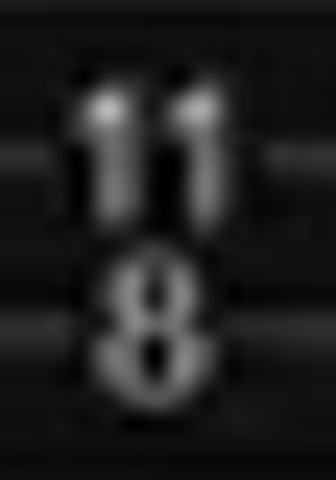
#> input picture _scratch/zoom/f20_118.png, 336 x 480 px
$ python blobs2.py f20_118.png out
#> lines starting #> are read from the running program, lines starting #| are printed output that depends on the picture
import sys, os, site
sys.path.append(site.getusersitepackages())
from PIL import Image
import numpy as np

src = sys.argv[1]
outdir = sys.argv[2] if len(sys.argv) > 2 else None
frame = os.path.basename(src).split('.')[0]

im = Image.open(src).convert('L')
a = np.asarray(im).astype(int)
H, W = a.shape
#> H = 480; W = 336

# ---- staff lines ----
counts = ((a > 42) & (a < 215)).sum(axis=1)
#> counts = 480 values, max 206 at index 334, min 0 at index 0, mean 68.6
peaks = []
for y in range(55, 155):
    if counts[y] > 300:
        y0 = y
        while y < 155 and counts[y] > 150:
            y += 1
        peaks.append(((y0 + y - 1) / 2, max(counts[y0:y])))
#> after the loop, peaks = []
staff = [p[0] for p in peaks]
#> staff = []
print('STAFF_CANDIDATES', [(round(p[0], 1), p[1]) for p in peaks])
#| STAFF_CANDIDATES []

# ---- cursor (color) ----
imc = np.asarray(Image.open(src).convert('RGB')).astype(int)
warm = ((imc[:, :, 0] > imc[:, :, 2] + 6) & ((imc.sum(axis=2) / 3) > 35)).sum(axis=0)
#> warm = 336 values from 0 to 0
cand = [x for x in range(W) if warm[x] >= 25]
#> cand = []
print('CURSOR_COLS', cand)
#| CURSOR_COLS []

# ---- digit edges ----
gx = np.zeros_like(a); gy = np.zeros_like(a)
gx[:, 1:-1] = np.abs(a[:, 2:] - a[:, :-2])
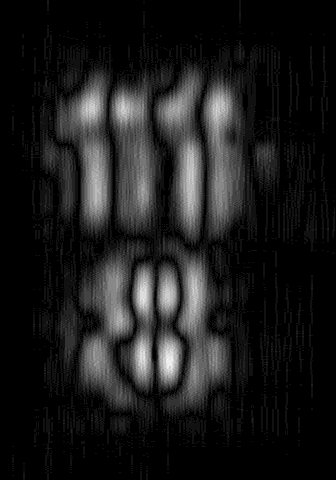
#> gx: shape (480, 336) int64; min 0, max 15, mean 1.59; drawn with min black and max white
gy[1:-1, :] = np.abs(a[2:, :] - a[:-2, :])
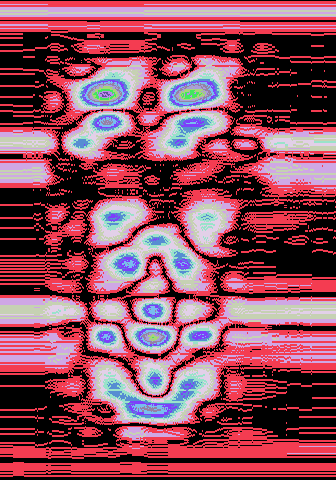
#> gy: shape (480, 336) int64; 15 distinct labels, from 0 to 14; one colour per label, 0 black
grad = np.maximum(gx, gy)
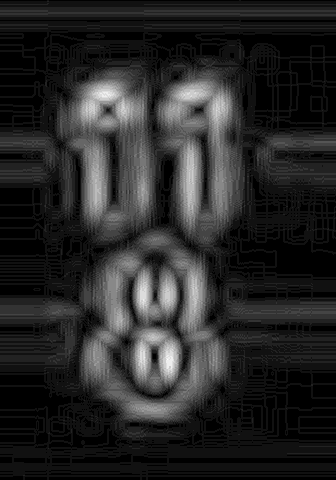
#> grad: shape (480, 336) int64; min 0, max 15, mean 2.31; drawn with min black and max white
mask = grad > 22
#> mask: shape (480, 336) bool; every value is 0
mask[:58, :] = False
mask[152:, :] = False

# dilate 2x to connect strokes
for _ in range(2):
    d = mask.copy()
    d[1:, :] |= mask[:-1, :]
    d[:-1, :] |= mask[1:, :]
    d[:, 1:] |= mask[:, :-1]
    d[:, :-1] |= mask[:, 1:]
    mask = d

lab = np.zeros((H, W), dtype=int)
comps = []
cur = 0
for yy in range(58, 152):
    for xx in range(W):
        if mask[yy, xx] and lab[yy, xx] == 0:
            cur += 1
            stack = [(yy, xx)]
            lab[yy, xx] = cur
            x0 = x1 = xx; y0 = y1 = yy; n = 0
            while stack:
                cy, cx = stack.pop()
                n += 1
                x0 = min(x0, cx); x1 = max(x1, cx); y0 = min(y0, cy); y1 = max(y1, cy)
                for dy, dx in ((1, 0), (-1, 0), (0, 1), (0, -1)):
                    ny, nx = cy + dy, cx + dx
                    if 58 <= ny < 152 and 0 <= nx < W and mask[ny, nx] and lab[ny, nx] == 0:
                        lab[ny, nx] = cur
                        stack.append((ny, nx))
            w = x1 - x0 + 1; h = y1 - y0 + 1
            if n >= 18 and w >= 3 and h >= 4 and not (h > 45 and w < 12):
                comps.append(dict(x0=x0, x1=x1, y0=y0, y1=y1, n=n))
comps.sort(key=lambda c: c['x0'])

# assign strings by y center of the *bright core*: use y center of comp
def nearest(yc):
    if not staff: return None
    dists = [abs(yc - s) for s in staff]
    i = dists.index(min(dists))
    return i + 1, staff[i], min(dists)

print('BLOBS:')
for c in comps:
    yc = (c['y0'] + c['y1']) / 2
    s = nearest(yc)
    c['yc'] = yc
    c['string'] = s[0] if s else None
    print(f"  x {c['x0']:4d}-{c['x1']:4d}  y {c['y0']:3d}-{c['y1']:3d}  yc {yc:5.1f}  string~{c['string']}  d={s[2]:.1f}" if s else str(c))

# group into events (x gap <= 10)
events = []
for c in comps:
    if events and c['x0'] - events[-1]['x1'] <= 10:
        ev = events[-1]
        ev['x1'] = max(ev['x1'], c['x1'])
        ev['blobs'].append(c)
    else:
        events.append(dict(x0=c['x0'], x1=c['x1'], blobs=[c]))
print('EVENTS:')
for i, ev in enumerate(events):
    x = (ev['x0'] + ev['x1']) / 2
    notes = [(b['string'], (b['y0'] + b['y1']) / 2) for b in ev['blobs']]
    print(f"  x~{x:.0f}  blobs: {notes}")

# zoom crops per event
if outdir:
    os.makedirs(outdir, exist_ok=True)
    for i, ev in enumerate(events):
        cx0 = max(0, ev['x0'] - 12); cx1 = min(W, ev['x1'] + 12)
        cy0, cy1 = 58, 152
        crop = Image.open(src).convert('RGB').crop((cx0, cy0, cx1, cy1))
        w, h = crop.size
        scale = max(1, min(12, 1100 // max(w, 1)))
        crop = crop.resize((w * scale, h * scale), Image.LANCZOS)
        out = os.path.join(outdir, f'{frame}_ev{i:02d}_x{int((ev["x0"]+ev["x1"])//2)}.png')
        crop.save(out)
    print('CROPS_SAVED', outdir)

$ run again, on _scratch/zoom/f28_b.png
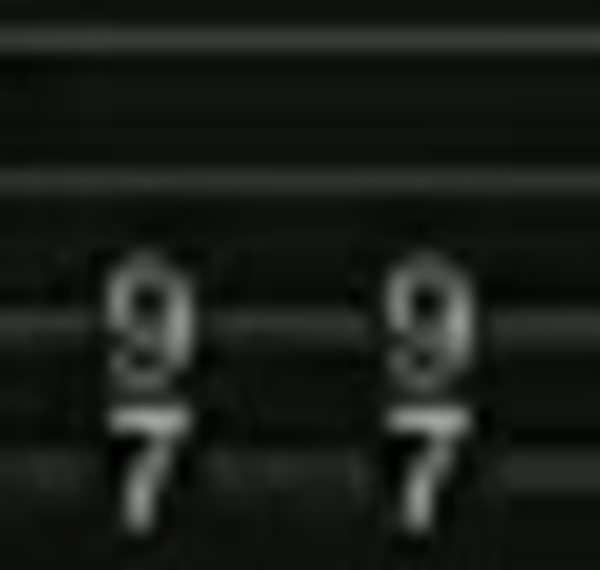
#> input picture _scratch/zoom/f28_b.png, 600 x 570 px
#> counts = 570 values, max 600 at index 30, min 0 at index 0, mean 102.3
#> after the loop `for y in range(55, 155):`: peaks = []
#| STAFF_CANDIDATES []
#> warm = 600 values from 0 to 0
#> cand = []
#| CURSOR_COLS []
#> `gy[1:-1, :] = np.abs(a[2:, :] - a[:-2, :])`:
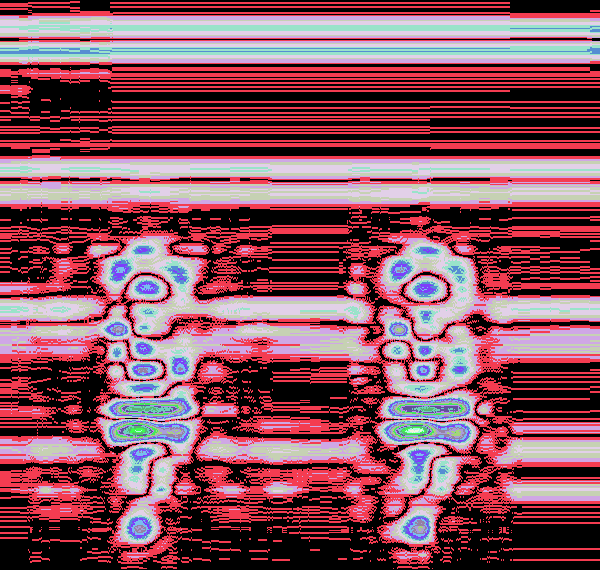
#> gy: shape (570, 600) int64; 20 distinct labels, from 0 to 19; one colour per label, 0 black
#> `grad = np.maximum(gx, gy)`:
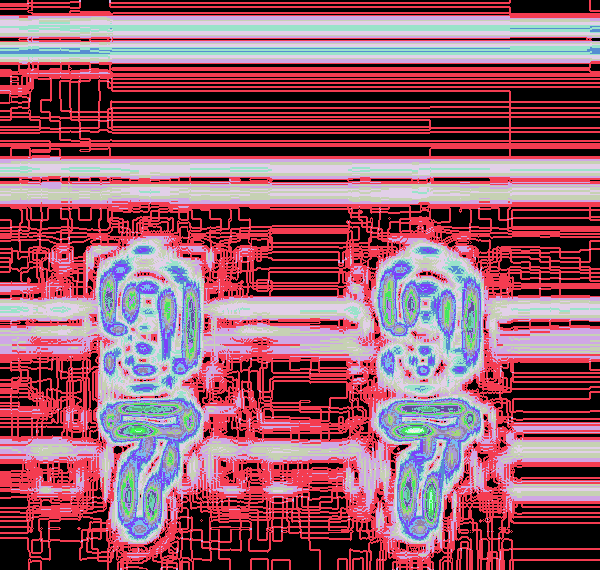
#> grad: shape (570, 600) int64; 20 distinct labels, from 0 to 19; one colour per label, 0 black
#> mask: shape (570, 600) bool; every value is 0
